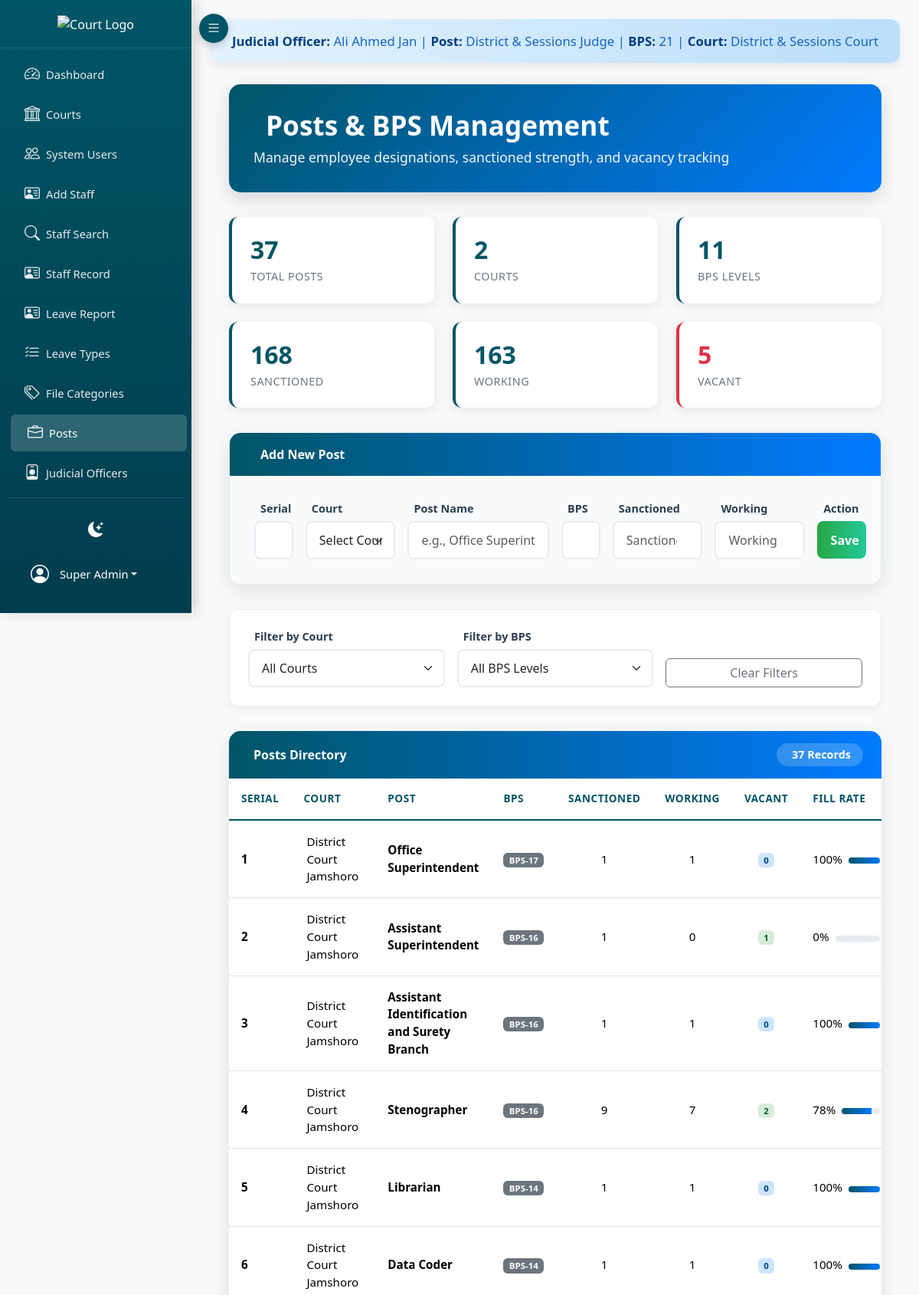
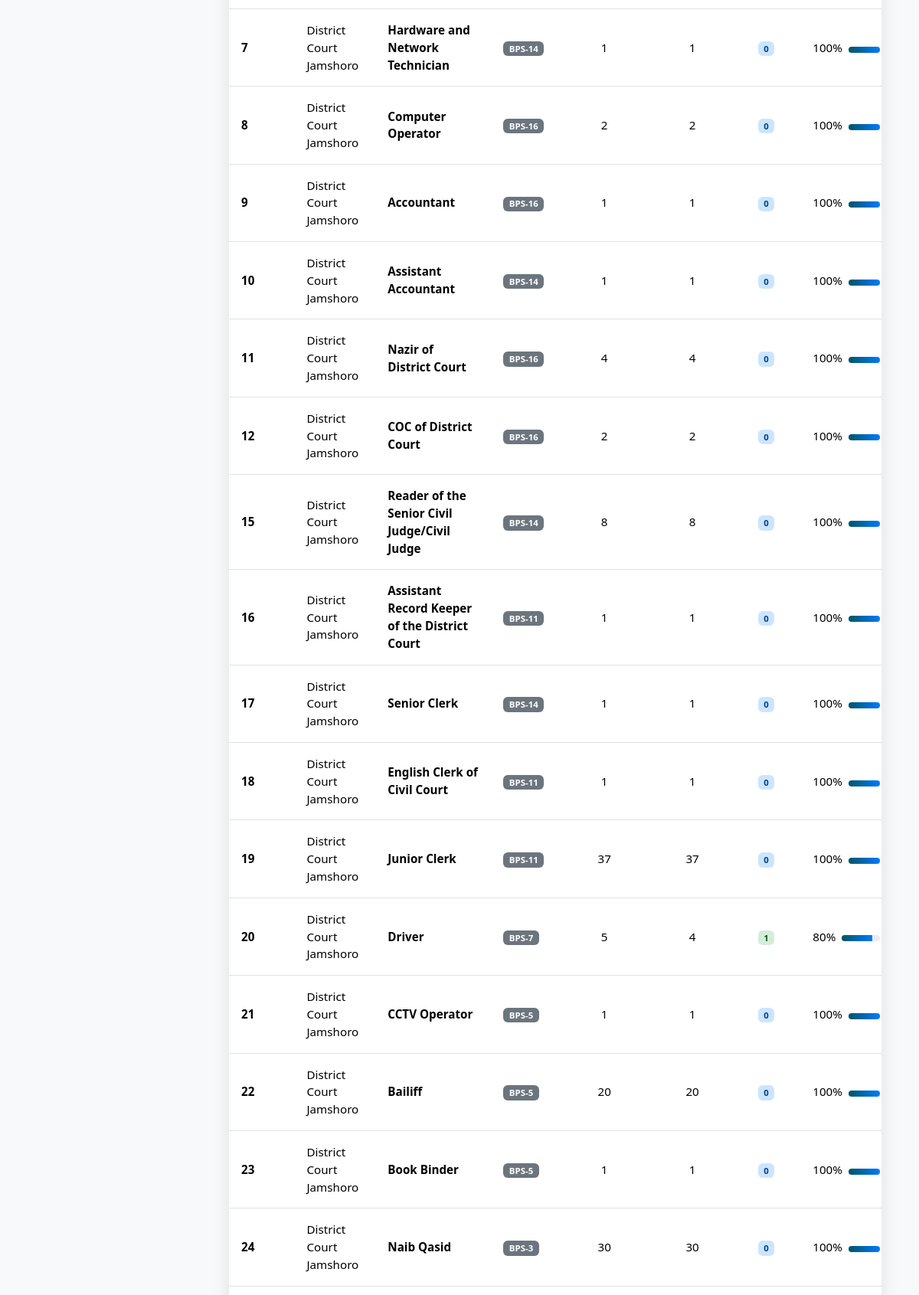
The app's page /project_root/index.php?page=posts (signed in, upper part) with its own data (2 pictures, top to bottom).
### tables this page shows
CREATE TABLE IF NOT EXISTS `judicial_officers` (
  `id` int(11) NOT NULL AUTO_INCREMENT,
  `officer_id` int(11) DEFAULT NULL,
  `post_id` int(11) DEFAULT NULL,
  `name` varchar(255) NOT NULL,
  `post` varchar(255) NOT NULL,
  `bps` varchar(20) NOT NULL,
  `court_id` int(11) DEFAULT NULL,
  `created_at` timestamp NULL DEFAULT CURRENT_TIMESTAMP,
  `status` varchar(50) DEFAULT 'Posted',
  `joining_date` date DEFAULT NULL,
  `transferred_date` date DEFAULT NULL,
  `district_id` int(11) DEFAULT NULL,
  `transferred_district` varchar(255) DEFAULT NULL,
  PRIMARY KEY (`id`),
  KEY `court_id` (`court_id`),
  KEY `fk_district` (`district_id`),
  KEY `fk_post` (`post_id`),
  KEY `fk_officer` (`officer_id`)
);

CREATE TABLE IF NOT EXISTS `courts` (
  `id` int(11) NOT NULL AUTO_INCREMENT,
  `name` varchar(255) NOT NULL,
  `district` varchar(255) DEFAULT NULL,
  `taluka` varchar(255) DEFAULT NULL,
  PRIMARY KEY (`id`)
);

CREATE TABLE IF NOT EXISTS `posts` (
  `id` int(11) NOT NULL AUTO_INCREMENT,
  `serial_no` int(11) DEFAULT '0',
  `court_name` varchar(100) NOT NULL,
  `post_name` varchar(255) NOT NULL,
  `bps` int(11) NOT NULL,
  `sanctioned_strength` int(11) DEFAULT '0',
  `working_strength` int(11) DEFAULT '0',
  `vacant` int(11) GENERATED ALWAYS AS ((`sanctioned_strength` - `working_strength`)) STORED,
  PRIMARY KEY (`id`)
);

### backend/views/post.php (the view, shortened to what the rows shown need)
<?php
include __DIR__ . '/header.php';
$query = "SELECT * FROM posts";
$params = [];
$query .= " ORDER BY serial_no ASC";
$stmt = $pdo->prepare($query);
$stmt->execute($params);
$posts = $stmt->fetchAll();
?>
<div class="container-fluid mt-4">
    <div class="page-title">
        <h2><i class="fas fa-briefcase me-3"></i>Posts & BPS Management</h2>
    </div>
    <div class="table-container">
        <div class="table-responsive">
            <table class="table table-hover align-middle">
                <thead>
                    <tr>
                        <th>Serial</th>
                        <th>Court</th>
                        <th>Post</th>
                        <th>BPS</th>
                        <th>Sanctioned</th>
                        <th>Working</th>
                        <th>Vacant</th>
                        <th>Fill Rate</th>
                    </tr>
                </thead>
                <tbody>
                    <?php if (empty($posts)): ?>
                        <tr>
                            <td colspan="10" class="text-center py-5">
                                <i class="fas fa-folder-open fa-4x text-muted mb-3"></i>
                                <h5 class="text-muted">No Posts Found</h5>
                                <p class="text-muted">Add your first post using the form above.</p>
                            </td>
                        </tr>
                    <?php else: ?>
                        <?php foreach ($posts as $p):
                            $vacant = max(0, $p['sanctioned_strength'] - $p['working_strength']);
                            $fillRate = $p['sanctioned_strength'] > 0 ? round(($p['working_strength'] / $p['sanctioned_strength']) * 100) : 0;
                            if ($vacant == 0) {
                                $vacantClass = 'vacant-filled';
                            } elseif ($vacant <= 2) {
                                $vacantClass = 'vacant-low';
                            } elseif ($vacant <= 5) {
                                $vacantClass = 'vacant-medium';
                                $statusText = 'Medium Vacancy';
                            } else {
                                $vacantClass = 'vacant-high';
                                $statusText = 'High Vacancy';
                            }
                        ?>
                            <tr>
                                <td><strong><?= htmlspecialchars($p['serial_no']) ?></strong></td>
                                <td>
                                    <span class="d-flex align-items-center gap-1">
                                        <?= htmlspecialchars($p['court_name']) ?>
                                    </span>
                                </td>
                                <td>
                                    <strong><?= htmlspecialchars($p['post_name']) ?></strong>
                                </td>
                                <td><span class="badge bg-secondary">BPS-<?= htmlspecialchars($p['bps']) ?></span></td>
                                <td class="text-center"><?= htmlspecialchars($p['sanctioned_strength']) ?></td>
                                <td class="text-center"><?= htmlspecialchars($p['working_strength']) ?></td>
                                <td class="text-center">
                                    <span class="badge <?= $vacantClass ?>"><?= $vacant ?></span>
                                </td>
                                <td style="min-width: 120px;">
                                    <div class="d-flex align-items-center gap-2">
                                        <span><?= $fillRate ?>%</span>
                                        <div class="progress flex-grow-1">
                                            <div class="progress-bar" style="width: <?= $fillRate ?>%;"
                                                 role="progressbar" aria-valuenow="<?= $fillRate ?>"
                                                 aria-valuemin="0" aria-valuemax="100"></div>
                                        </div>
                                    </div>
                                </td>
                            </tr>
                        <?php endforeach; ?>
                    <?php endif; ?>
                </tbody>
            </table>
        </div>
    </div>
</div>
<?php include __DIR__ . '/footer.php'; ?>

### backend/views/header.php (shortened to what the rows shown need)
<?php if (!isset($_SESSION)) session_start();
$user = $_SESSION['user'] ?? null;
$isAdmin = $user && (($user['role'] ?? '') === 'admin');
$judicialInfo = null;
if ($isAdmin && isset($pdo)) {
    try {
        $stmt = $pdo->prepare("
            SELECT jo.name AS officer_name,
                   jo.post AS officer_post,
                   jo.bps AS officer_bps,
                   c.name AS court_name
            FROM judicial_officers jo
            LEFT JOIN courts c ON c.id = jo.court_id
            WHERE jo.post = 'District & Sessions Judge'
              AND jo.status = 'Posted'
            LIMIT 1
        ");
        $stmt->execute();
        $judicialInfo = $stmt->fetch(PDO::FETCH_ASSOC);
    } catch (Throwable $e) {
    }
}
?>
<!DOCTYPE html>
<html lang="en" data-bs-theme="light">
<head>
    <link href="https://cdn.jsdelivr.net/npm/bootstrap@5.3.2/dist/css/bootstrap.min.css" rel="stylesheet">
    <link href="https://cdn.jsdelivr.net/npm/bootstrap-icons@1.11.3/font/bootstrap-icons.min.css" rel="stylesheet">
</head>
<body>
<div class="main-content" id="mainContent">
    <?php if ($isAdmin && $judicialInfo): ?>
    <div class="judicial-bar">
        <strong>Judicial Officer:</strong> <?= htmlspecialchars($judicialInfo['officer_name']) ?> |
        <strong>Post:</strong> <?= htmlspecialchars($judicialInfo['officer_post']) ?> |
        <strong>BPS:</strong> <?= htmlspecialchars($judicialInfo['officer_bps']) ?> |
        <strong>Court:</strong> <?= htmlspecialchars($judicialInfo['court_name'] ?? 'District & Sessions Court Jamshoro') ?>
    </div>
    <?php endif; ?>
    <div class="container-fluid">

### records on screen
judicial_officers: name "Ali Ahmed Jan", post "District & Sessions Judge", bps "21", court.name "District & Sessions Court"
posts: serial_no "1", court_name "District Court Jamshoro", post_name "Office Superintendent", bps "17", sanctioned_strength "1", working_strength "1", vacant "0", fillRate "100"
posts: serial_no "2", court_name "District Court Jamshoro", post_name "Assistant Superintendent", bps "16", sanctioned_strength "1", working_strength "0"
posts: serial_no "3", court_name "District Court Jamshoro", post_name "Assistant Identification and Surety Branch", bps "16", sanctioned_strength "1", working_strength "1", vacant "0", fillRate "100"
posts: serial_no "4", court_name "District Court Jamshoro", post_name "Stenographer", bps "16", sanctioned_strength "9", working_strength "7", vacant "2", fillRate "78"
posts: serial_no "5", court_name "District Court Jamshoro", post_name "Librarian", bps "14", sanctioned_strength "1", working_strength "1", vacant "0", fillRate "100"
posts: serial_no "6", court_name "District Court Jamshoro", post_name "Data Coder", bps "14", sanctioned_strength "1", working_strength "1", vacant "0", fillRate "100"
posts: serial_no "7", court_name "District Court Jamshoro", post_name "Hardware and Network Technician", bps "14", sanctioned_strength "1", working_strength "1", vacant "0", fillRate "100"
posts: serial_no "8", court_name "District Court Jamshoro", post_name "Computer Operator", bps "16", sanctioned_strength "2", working_strength "2", vacant "0", fillRate "100"
posts: serial_no "9", court_name "District Court Jamshoro", post_name "Accountant", bps "16", sanctioned_strength "1", working_strength "1", vacant "0", fillRate "100"
posts: serial_no "10", court_name "District Court Jamshoro", post_name "Assistant Accountant", bps "14", sanctioned_strength "1", working_strength "1", vacant "0", fillRate "100"
posts: serial_no "11", court_name "District Court Jamshoro", post_name "Nazir of District Court", bps "16", sanctioned_strength "4", working_strength "4", vacant "0", fillRate "100"
posts: serial_no "12", court_name "District Court Jamshoro", post_name "COC of District Court", bps "16", sanctioned_strength "2", working_strength "2", vacant "0", fillRate "100"
posts: serial_no "15", court_name "District Court Jamshoro", post_name "Reader of the Senior Civil Judge/Civil Judge", bps "14", sanctioned_strength "8", working_strength "8", vacant "0", fillRate "100"
posts: serial_no "16", court_name "District Court Jamshoro", post_name "Assistant Record Keeper of the District Court", bps "11", sanctioned_strength "1", working_strength "1", vacant "0", fillRate "100"
posts: serial_no "17", court_name "District Court Jamshoro", post_name "Senior Clerk", bps "14", sanctioned_strength "1", working_strength "1", vacant "0", fillRate "100"
posts: serial_no "18", court_name "District Court Jamshoro", post_name "English Clerk of Civil Court", bps "11", sanctioned_strength "1", working_strength "1", vacant "0", fillRate "100"
posts: serial_no "19", court_name "District Court Jamshoro", post_name "Junior Clerk", bps "11", sanctioned_strength "37", working_strength "37", vacant "0", fillRate "100"
posts: serial_no "20", court_name "District Court Jamshoro", post_name "Driver", bps "7", sanctioned_strength "5", working_strength "4", vacant "1", fillRate "80"
posts: serial_no "21", court_name "District Court Jamshoro", post_name "CCTV Operator", bps "5", sanctioned_strength "1", working_strength "1", vacant "0", fillRate "100"
posts: serial_no "22", court_name "District Court Jamshoro", post_name "Bailiff", bps "5", sanctioned_strength "20", working_strength "20", vacant "0", fillRate "100"
posts: serial_no "23", court_name "District Court Jamshoro", post_name "Book Binder", bps "5", sanctioned_strength "1", working_strength "1", vacant "0", fillRate "100"
posts: serial_no "24", court_name "District Court Jamshoro", post_name "Naib Qasid", bps "3", sanctioned_strength "30", working_strength "30", vacant "0", fillRate "100"

### other values on screen
$user['name'] "Super Admin"
$stats['total_posts'] "37"
$stats['total_courts'] "2"
$stats['total_bps_levels'] "11"
$stats['total_sanctioned'] "168"
$stats['total_working'] "163"
$stats['total_vacant'] "5"
count($posts) "37"
